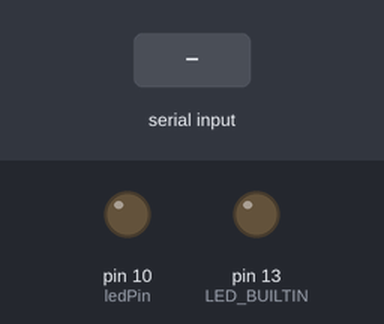
Simulated run of this sketch. Board: Arduino Uno, built with avr-gcc and run on an emulated ATmega328P. Shown: output pins drawn as LEDs (lit = HIGH). The test bench sets the inputs (shaded band).

Above: at 1.2 s.
1.3 s: "R" received over Serial
At 1.7 s:
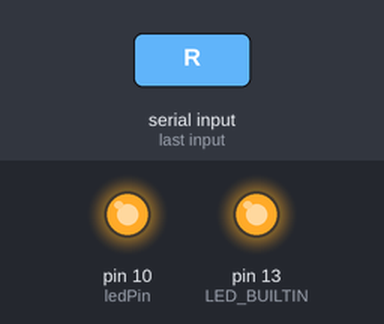
Timing chart, 0 to 4.3 s (numbered marks = the images above; inputs shaded):
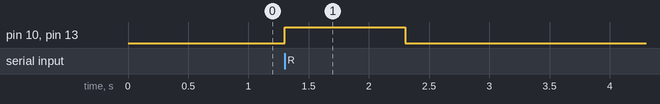

The sketch:

sketch_oct05d_bbled.ino
```cpp
int ledPin = 10; // define digital pin 10.

void setup() {
  Serial.begin(9600);
  pinMode(LED_BUILTIN, OUTPUT);
  pinMode(ledPin, OUTPUT);
}

void loop() {
  if(Serial.read()=='R')
  {
    digitalWrite(ledPin, HIGH); // LED on
    digitalWrite(LED_BUILTIN, HIGH);
    delay(1000); // wait
    digitalWrite(ledPin, LOW); // LED off
    digitalWrite(LED_BUILTIN, LOW);
  }
}
```

Measured:
- after the input at 1.3 s, pin 10 (ledPin), pin 13 (LED_BUILTIN): LOW → HIGH at once, → LOW 1.0 s later
